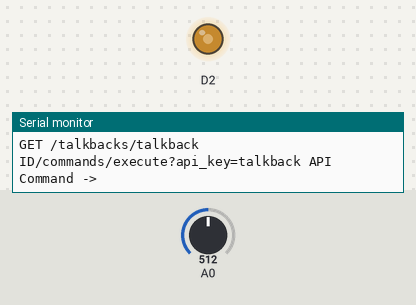
A sketch run on a simulated ESP8266 (NodeMCU). Parts: output pins drawn as LEDs (lit = HIGH), the last lines printed to the serial monitor. The test bench sets the inputs (shaded band); at power-on: A0 = 512. WiFi joins after 1.5 s; servers stay silent unless stated; uploads are accepted with an empty reply.

Above: at 3.7 s.
3.8 s: A0 set to 716
At 9.6 s:
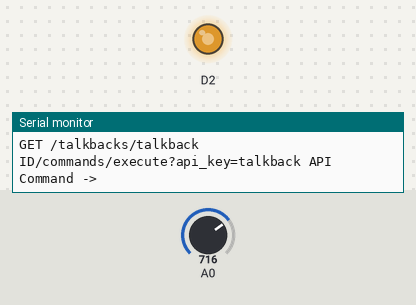
10.8 s: A0 set to 900
At 15.7 s:
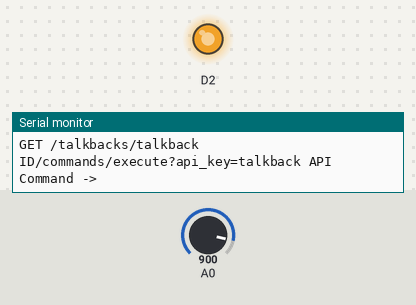
17.8 s: A0 set to 122
At 21.8 s:
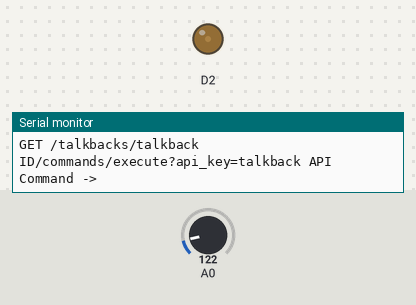
24.8 s: A0 set to 511
At 29.1 s:
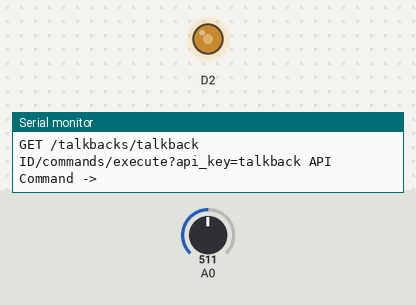
Timing chart, 0 to 30.6 s (numbered marks = the images above; inputs shaded):
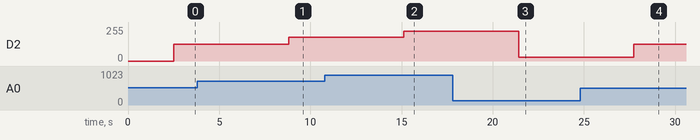

Measured:
- after the input at 3.8 s, D2: 127/255 → 178/255 after 5.0 s
- after the input at 10.8 s, D2: 178/255 → 224/255 after 4.3 s
- after the input at 17.8 s, D2: 224/255 → 30/255 after 3.6 s
- after the input at 24.8 s, D2: 30/255 → 127/255 after 2.9 s

The sketch:

SmartStreetLight2.ino
```cpp
#include <ESP8266WiFi.h>
int led=D2;

/* Provide Wi-Fi credentials */
const char* ssid     = "";
const char* password = "";

/* Provide TalkBack App credentials */
const char* host = "api.thingspeak.com";
const String talkBackAPIKey = "talkback API";
const String talkBackID = "talkback ID";

String talkBackCommand,tbRequest;

WiFiClient client; // Initialize a Wi-Fi client

void setup() {
  Serial.begin(115200);
  pinMode(D2,OUTPUT);
  delay(10);
  startWiFi(); // Connect to Wi-Fi network with SSID and PASSWORD
}

void loop()
{

Serial.print("connecting to ");
Serial.println(host);

int value=analogRead(A0);
analogWrite(D2,value);
getTalkBack(); // Get the command issued from mobile app/web app

if(talkBackCommand == "L0") analogWrite(D3,0);
if(talkBackCommand == "L20") analogWrite(D3,205);
if(talkBackCommand == "L40") analogWrite(D3,410);
if(talkBackCommand == "L60")analogWrite(D3,615);
if(talkBackCommand == "L80")analogWrite(D3,815);
if(talkBackCommand == "L100")analogWrite(D3,1023);

delay(6000);
}


void getTalkBack()
{
tbRequest="GET /talkbacks/"+ talkBackID + "/commands/execute?api_key=" + talkBackAPIKey;
Serial.println(tbRequest);

if(!client.connected())
{
  if (client.connect("api.thingspeak.com", 80))
  {
    client.println(tbRequest);
    if (client.connected())
      {
        talkBackCommand="";
        while(client.connected() && !client.available()) delay(10); //waits for data
        while (client.connected() || client.available())
            {
              talkBackCommand = client.readString();
            }
        Serial.print("Command -> ");
        Serial.println(talkBackCommand);
        Serial.println();
      }
  client.stop();
  Serial.flush();
 }
}
}

void startWiFi()
{
client.stop();
Serial.println();
Serial.println("Connecting to");
Serial.println(ssid);
WiFi.begin(ssid, password);

  while (WiFi.status() != WL_CONNECTED) {
    delay(500);
    Serial.print(".");
  }

  Serial.println("");
  Serial.println("WiFi connected");
  Serial.println("IP address: ");
  Serial.println(WiFi.localIP());
delay(1000);
}
```
